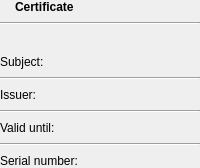
<?xml version="1.0" encoding="UTF-8"?>
<ui version="4.0">
 <class>CertificateSummaryWidget</class>
 <widget class="QWidget" name="CertificateSummaryWidget">
  <layout class="QVBoxLayout" name="rootLayout">
   <property name="spacing">
    <number>8</number>
   </property>
   <property name="leftMargin">
    <number>0</number>
   </property>
   <property name="topMargin">
    <number>0</number>
   </property>
   <property name="rightMargin">
    <number>0</number>
   </property>
   <property name="bottomMargin">
    <number>0</number>
   </property>
   <item>
    <layout class="QHBoxLayout" name="headerLayout">
     <property name="spacing">
      <number>8</number>
     </property>
     <item>
      <widget class="ThemedIconLabel" name="headerIcon">
       <property name="sizePolicy">
        <sizepolicy hsizetype="Maximum" vsizetype="Preferred">
         <horstretch>0</horstretch>
         <verstretch>0</verstretch>
        </sizepolicy>
       </property>
       <property name="text">
        <string/>
       </property>
       <property name="alignment">
        <set>Qt::AlignCenter</set>
       </property>
      </widget>
     </item>
     <item>
      <widget class="QLabel" name="headerLabel">
       <property name="font">
        <font>
         <bold>true</bold>
        </font>
       </property>
       <property name="text">
        <string>Certificate</string>
       </property>
      </widget>
     </item>
     <item>
      <spacer name="headerSpacer">
       <property name="orientation">
        <enum>Qt::Horizontal</enum>
       </property>
       <property name="sizeHint" stdset="0">
        <size>
         <width>0</width>
         <height>0</height>
        </size>
       </property>
      </spacer>
     </item>
    </layout>
   </item>
   <item>
    <widget class="Line" name="headerLine">
     <property name="orientation">
      <enum>Qt::Horizontal</enum>
     </property>
    </widget>
   </item>
   <item>
    <widget class="QLabel" name="hintLabel">
     <property name="text">
      <string/>
     </property>
     <property name="wordWrap">
      <bool>true</bool>
     </property>
    </widget>
   </item>
   <item>
    <widget class="QWidget" name="detailsWidget" native="true">
     <layout class="QGridLayout" name="detailsForm" columnstretch="0,1">
      <property name="leftMargin">
       <number>0</number>
      </property>
      <property name="topMargin">
       <number>0</number>
      </property>
      <property name="rightMargin">
       <number>0</number>
      </property>
      <property name="bottomMargin">
       <number>0</number>
      </property>
      <property name="horizontalSpacing">
       <number>14</number>
      </property>
      <property name="verticalSpacing">
       <number>8</number>
      </property>
      <item row="0" column="0">
       <widget class="QLabel" name="subjectCaption">
        <property name="certCaption" stdset="0">
         <bool>true</bool>
        </property>
        <property name="text">
         <string>Subject:</string>
        </property>
        <property name="alignment">
         <set>Qt::AlignLeading|Qt::AlignLeft|Qt::AlignVCenter</set>
        </property>
       </widget>
      </item>
      <item row="0" column="1">
       <widget class="QLabel" name="subjectEdit">
        <property name="sizePolicy">
         <sizepolicy hsizetype="Ignored" vsizetype="Preferred">
          <horstretch>1</horstretch>
          <verstretch>0</verstretch>
         </sizepolicy>
        </property>
        <property name="text">
         <string/>
        </property>
        <property name="textInteractionFlags">
         <set>Qt::TextSelectableByMouse</set>
        </property>
       </widget>
      </item>
      <item row="1" column="0" colspan="2">
       <widget class="Line" name="separator0">
        <property name="orientation">
         <enum>Qt::Horizontal</enum>
        </property>
       </widget>
      </item>
      <item row="2" column="0">
       <widget class="QLabel" name="issuerCaption">
        <property name="certCaption" stdset="0">
         <bool>true</bool>
        </property>
        <property name="text">
         <string>Issuer:</string>
        </property>
        <property name="alignment">
         <set>Qt::AlignLeading|Qt::AlignLeft|Qt::AlignVCenter</set>
        </property>
       </widget>
      </item>
      <item row="2" column="1">
       <widget class="QLabel" name="issuerEdit">
        <property name="sizePolicy">
         <sizepolicy hsizetype="Ignored" vsizetype="Preferred">
          <horstretch>1</horstretch>
          <verstretch>0</verstretch>
         </sizepolicy>
        </property>
        <property name="text">
         <string/>
        </property>
        <property name="textInteractionFlags">
         <set>Qt::TextSelectableByMouse</set>
        </property>
       </widget>
      </item>
      <item row="3" column="0" colspan="2">
       <widget class="Line" name="separator1">
        <property name="orientation">
         <enum>Qt::Horizontal</enum>
        </property>
       </widget>
      </item>
      <item row="4" column="0">
       <widget class="QLabel" name="validCaption">
        <property name="certCaption" stdset="0">
         <bool>true</bool>
        </property>
        <property name="text">
         <string>Valid until:</string>
        </property>
        <property name="alignment">
         <set>Qt::AlignLeading|Qt::AlignLeft|Qt::AlignVCenter</set>
        </property>
       </widget>
      </item>
      <item row="4" column="1">
       <layout class="QHBoxLayout" name="validLayout">
        <property name="spacing">
         <number>6</number>
        </property>
        <item>
         <widget class="QLabel" name="validEdit">
          <property name="sizePolicy">
           <sizepolicy hsizetype="Maximum" vsizetype="Preferred">
            <horstretch>0</horstretch>
            <verstretch>0</verstretch>
           </sizepolicy>
          </property>
          <property name="text">
           <string/>
          </property>
          <property name="textInteractionFlags">
           <set>Qt::TextSelectableByMouse</set>
          </property>
         </widget>
        </item>
        <item>
         <spacer name="validSpacer">
          <property name="orientation">
           <enum>Qt::Horizontal</enum>
          </property>
          <property name="sizeHint" stdset="0">
           <size>
            <width>0</width>
            <height>0</height>
           </size>
          </property>
         </spacer>
        </item>
        <item>
         <widget class="ThemedIconLabel" name="validIcon">
          <property name="sizePolicy">
           <sizepolicy hsizetype="Maximum" vsizetype="Preferred">
            <horstretch>0</horstretch>
            <verstretch>0</verstretch>
           </sizepolicy>
          </property>
          <property name="text">
           <string/>
          </property>
          <property name="alignment">
           <set>Qt::AlignCenter</set>
          </property>
         </widget>
        </item>
        <item>
         <widget class="QLabel" name="validBadge">
          <property name="sizePolicy">
           <sizepolicy hsizetype="Maximum" vsizetype="Preferred">
            <horstretch>0</horstretch>
            <verstretch>0</verstretch>
           </sizepolicy>
          </property>
          <property name="text">
           <string/>
          </property>
         </widget>
        </item>
       </layout>
      </item>
      <item row="5" column="0" colspan="2">
       <widget class="Line" name="separator2">
        <property name="orientation">
         <enum>Qt::Horizontal</enum>
        </property>
       </widget>
      </item>
      <item row="6" column="0">
       <widget class="QLabel" name="serialNumberCaption">
        <property name="certCaption" stdset="0">
         <bool>true</bool>
        </property>
        <property name="text">
         <string>Serial number:</string>
        </property>
        <property name="alignment">
         <set>Qt::AlignLeading|Qt::AlignLeft|Qt::AlignVCenter</set>
        </property>
       </widget>
      </item>
      <item row="6" column="1">
       <widget class="QLabel" name="serialNumberEdit">
        <property name="sizePolicy">
         <sizepolicy hsizetype="Ignored" vsizetype="Preferred">
          <horstretch>1</horstretch>
          <verstretch>0</verstretch>
         </sizepolicy>
        </property>
        <property name="text">
         <string/>
        </property>
        <property name="textInteractionFlags">
         <set>Qt::TextSelectableByMouse</set>
        </property>
       </widget>
      </item>
     </layout>
    </widget>
   </item>
  </layout>
 </widget>
 <customwidgets>
  <customwidget>
   <class>ThemedIconLabel</class>
   <extends>QLabel</extends>
   <header>widgets/themediconlabel.h</header>
  </customwidget>
 </customwidgets>
 <resources/>
 <connections/>
</ui>
